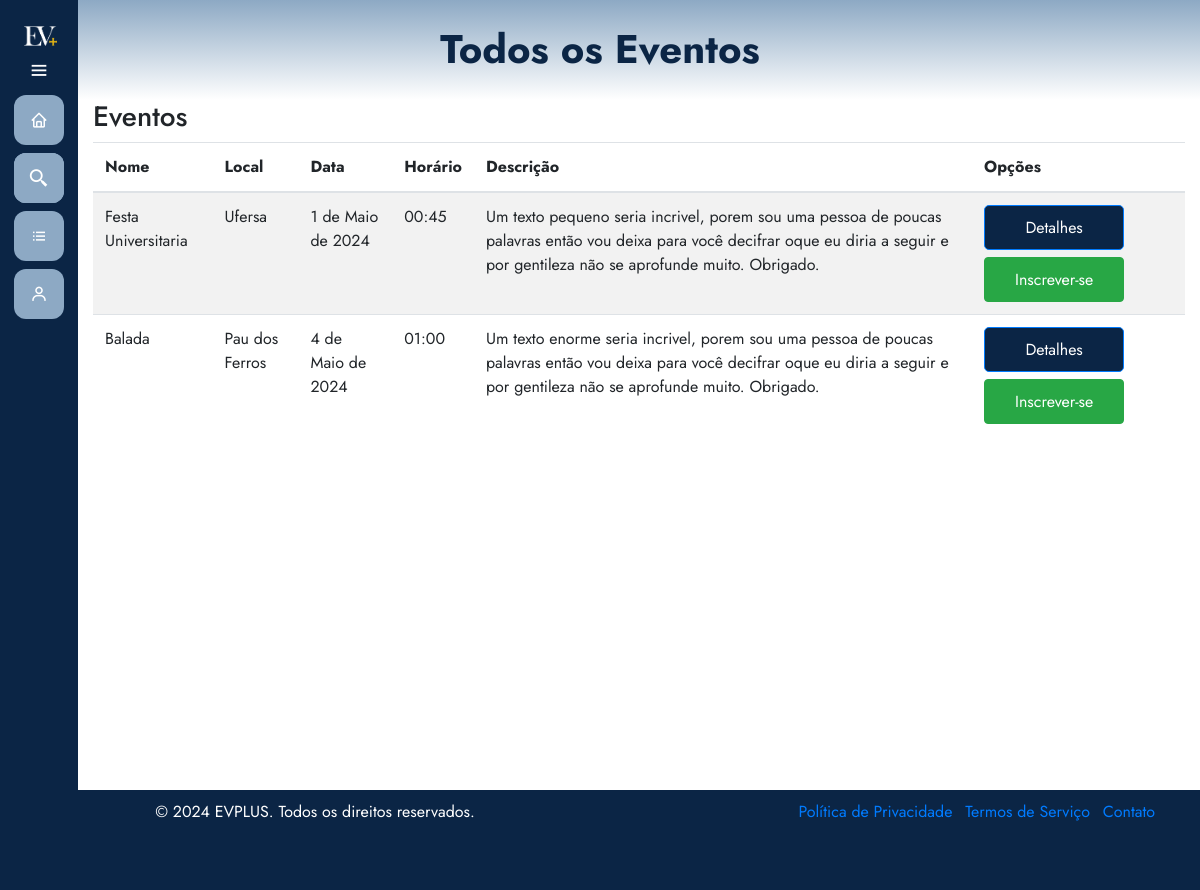
Before: /eventos/todos-eventos/ with the older database file.
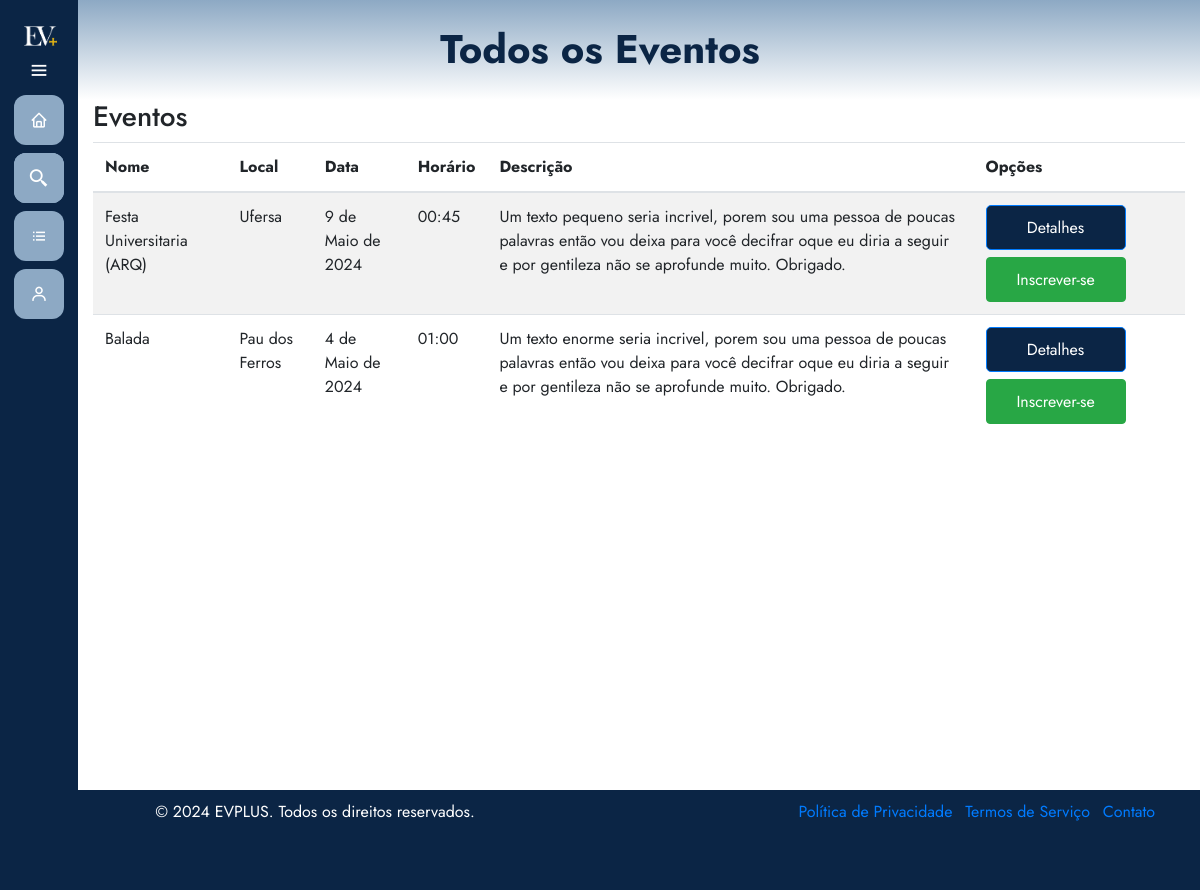
After: the same page with the newer database file.
### eventos/models.py (models this page shows, shortened)
class Evento(models.Model):
    user = models.ForeignKey(User, on_delete=models.CASCADE)
    name = models.CharField(max_length=100)
    description = models.TextField()
    local = models.CharField(max_length=100)
    date = models.DateField()
    time = models.TimeField()
    category = models.CharField(max_length=100)
    banner = models.ImageField(upload_to='eventos', null=True, blank=True)

### eventos/views.py (the view)
# urls.py: path('todos-eventos/', views.listarTodosEventos, name='todos_eventos'),
def listarTodosEventos(request):
    exibir_sidebar = True
    eventosDisponiveis = Evento.objects.all()
    return render(request, 'todosEventos.html', {'eventos': eventosDisponiveis, 'exibir_sidebar': exibir_sidebar})

### eventos/templates/todosEventos.html (shortened to what this page needs)
{% extends 'base.html' %}
{% load static %}
{% block 'head' %}
    <link rel="stylesheet" href="{% static 'eventos/css/meuseventos.css' %}">
{% endblock %}
{% block 'dashboard' %}
    <div class="container">
        <div class="row">
            <div class="col-md-12">
                <div class="panel panel-default">
                    <div class="panel-heading">
                        <h3 class="panel-title">Eventos</h3>
                    </div>
                    <div class="panel-body">
                        <div class="table-responsive">
                            <table class="table table-striped">
                                <thead>
                                    <tr>
                                        <th>Nome</th>
                                        <th>Local</th>
                                        <th>Data</th>
                                        <th>Horário</th>
                                        <th>Descrição</th>
                                        <th>Opções</th>
                                    </tr>
                                </thead>
                                <tbody>
                                    {% for evento in eventos %}
                                        <tr>
                                            <td>{{ evento.name }}</td>
                                            <td>{{ evento.local }}</td>
                                            <td>{{ evento.date }}</td>
                                            <td>{{ evento.time }}</td>
                                            <td>{{ evento.description }}</td>
                                            <td>
                                                <a href="{% url 'eventos:detalhes_evento' evento.id %}" class="btn btn-primary">Detalhes</a>
                                                <a href="{% url 'eventos:inscricao_evento' evento.id %}" class="btn btn-success">Inscrever-se</a>
                                            </td>
                                        </tr>
                                    {% endfor %}
                                </tbody>
                            </table>
                        </div>
                    </div>
                </div>
            </div>
        </div>
    </div>
{% endblock %}

Changed rows visible on the page:
changed Evento "Ufersa": name "Festa Universitaria" → "Festa Universitaria (ARQ)"; date "1 de Maio de 2024" → "9 de Maio de 2024"
